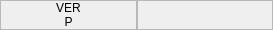
<?xml version="1.0" encoding="UTF-8"?>
<ui version="4.0">
 <class>PostgresWidget</class>
 <widget class="QFrame" name="PostgresWidget">
  <property name="geometry">
   <rect>
    <x>0</x>
    <y>0</y>
    <width>273</width>
    <height>28</height>
   </rect>
  </property>
  <property name="windowTitle">
   <string>Frame</string>
  </property>
  <layout class="QHBoxLayout" name="horizontalLayout">
   <property name="spacing">
    <number>0</number>
   </property>
   <property name="leftMargin">
    <number>0</number>
   </property>
   <property name="topMargin">
    <number>0</number>
   </property>
   <property name="rightMargin">
    <number>0</number>
   </property>
   <property name="bottomMargin">
    <number>0</number>
   </property>
   <item>
    <widget class="QFrame" name="versionFrame">
     <property name="frameShape">
      <enum>QFrame::StyledPanel</enum>
     </property>
     <property name="frameShadow">
      <enum>QFrame::Raised</enum>
     </property>
     <layout class="QVBoxLayout" name="verticalLayout">
      <property name="spacing">
       <number>0</number>
      </property>
      <property name="leftMargin">
       <number>0</number>
      </property>
      <property name="topMargin">
       <number>0</number>
      </property>
      <property name="rightMargin">
       <number>0</number>
      </property>
      <property name="bottomMargin">
       <number>0</number>
      </property>
      <item>
       <widget class="QLabel" name="version">
        <property name="text">
         <string>VER</string>
        </property>
        <property name="alignment">
         <set>Qt::AlignCenter</set>
        </property>
       </widget>
      </item>
      <item>
       <widget class="QLabel" name="path">
        <property name="text">
         <string>P</string>
        </property>
        <property name="alignment">
         <set>Qt::AlignCenter</set>
        </property>
        <property name="wordWrap">
         <bool>true</bool>
        </property>
       </widget>
      </item>
     </layout>
    </widget>
   </item>
   <item>
    <widget class="QFrame" name="dbControl">
     <property name="frameShape">
      <enum>QFrame::StyledPanel</enum>
     </property>
     <property name="frameShadow">
      <enum>QFrame::Raised</enum>
     </property>
    </widget>
   </item>
  </layout>
 </widget>
 <resources/>
 <connections/>
</ui>
